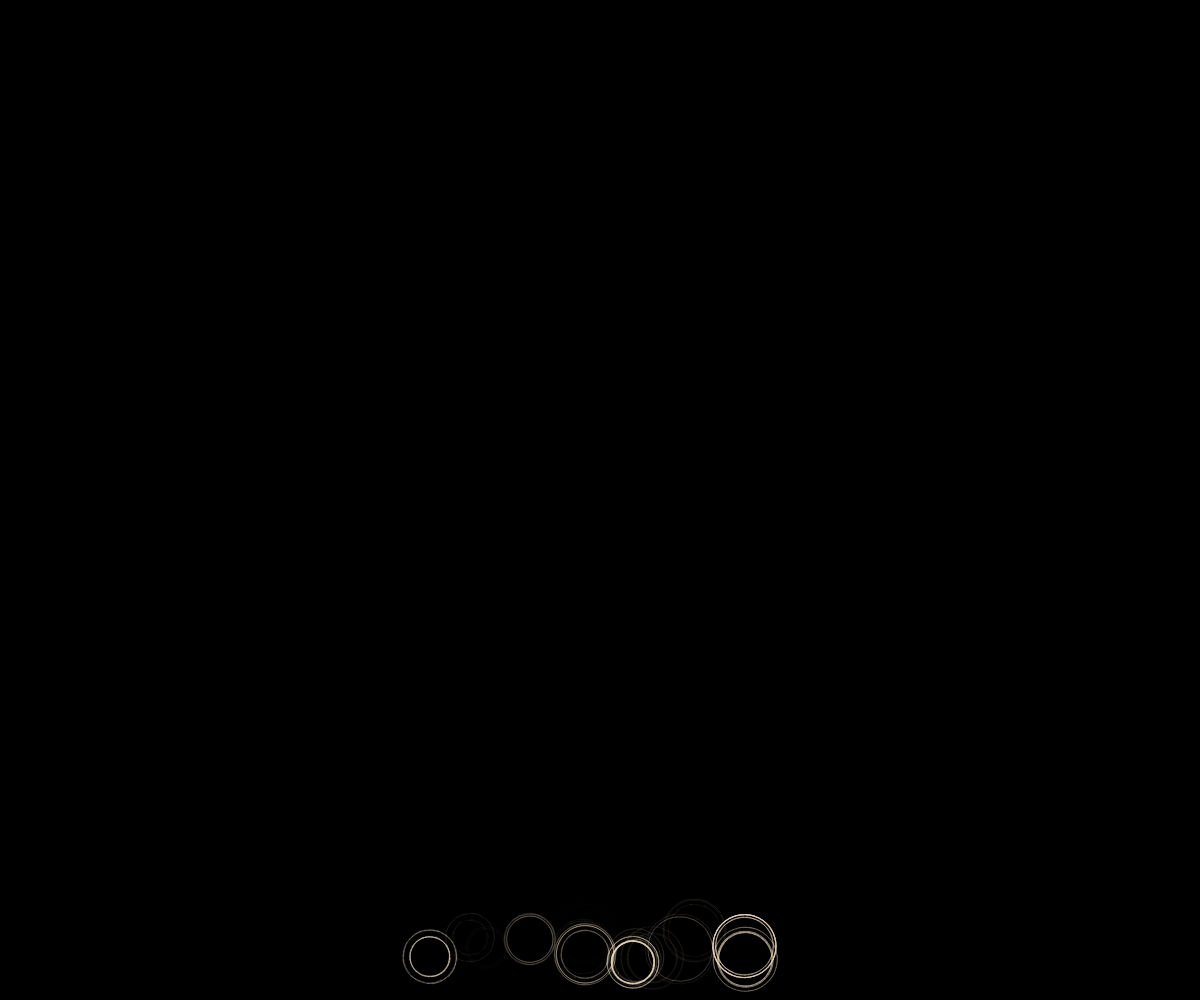
Frame 1 (no input)
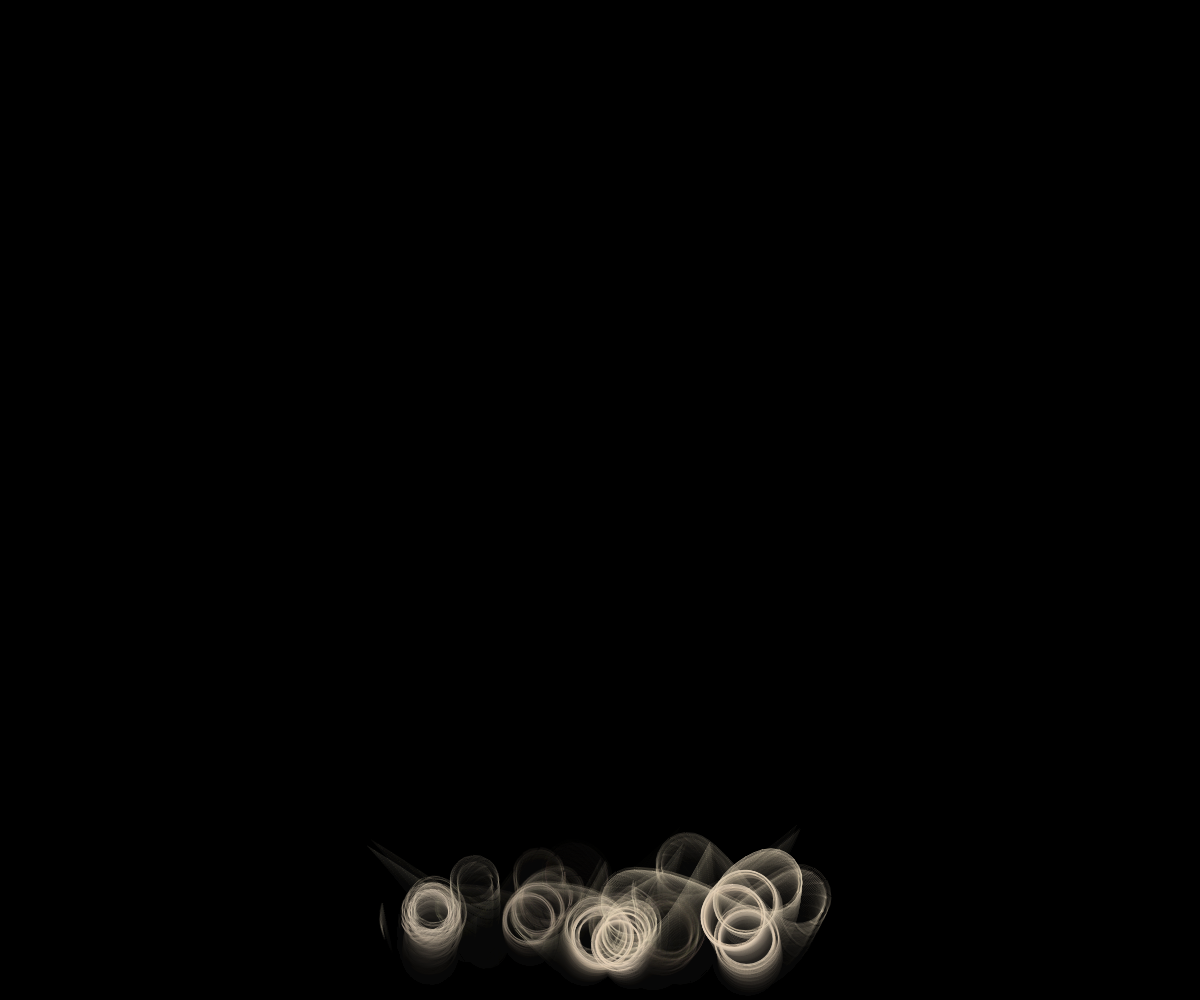
Frame 60 (no input)
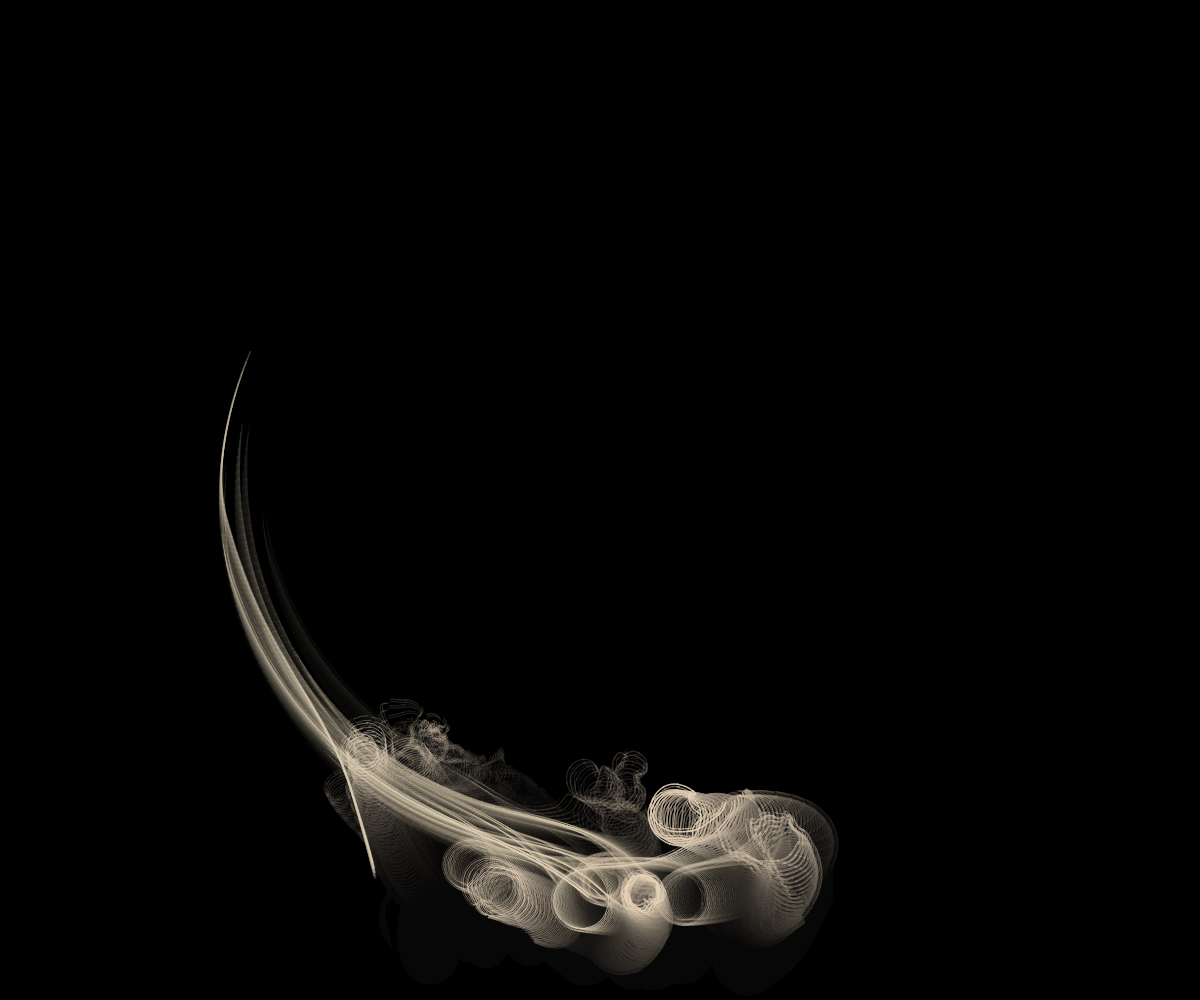
Frame 120 (the mouse pressed at the canvas centre since frame 60)

The p5.js sketch that drew these frames (run headless with seeded random() and noise() and a simulated clock; from frame 60 on, the mouse is pressed at the canvas centre):

// p5.js sketch
// ── sketch.js
let creatures  = [];
let incenseOn  = true;
let spawnTimer = 0;
const MAX = 100;  // 궤도 중 생성을 위해 상한 증가

let isOrbiting = false;
let orbitCenter;
let orbitTimer = 0;
const ORBIT_DURATION = 240; // 4초 (60fps 기준)
let GlobalOrbitRadius = 0;

const SCENTS = {
  sandalwood: { h: 32,  s: 18 },
  lavender:   { h: 260, s: 16 },
  oud:        { h: 22,  s: 14 },
};
let currentScent = 'sandalwood';

const SPD_MIN            = 1.2;
const SPD_MAX            = 2.4;
const SPD_APPROACH_MUL   = 5.0;
const ORBIT_SPD_MIN      = 0.016;
const ORBIT_SPD_MAX      = 0.030;
const HEAD_SWAY_NORMAL   = 1.2;
const HEAD_SWAY_APPROACH = 0.7;
const WAVE_SPD_MIN       = 0.005;
const WAVE_SPD_MAX       = 0.015;

const TRAIL_ALPHA = 18;

// 마우스 밀어내기
const REPEL_RADIUS = 160;
const REPEL_FORCE  = 6;

// 마우스 이전 위치 (속도 계산용)
let prevMouseX = 0;
let prevMouseY = 0;
let mouseVX = 0;
let mouseVY = 0;

class SmokeCreature {
  constructor() {
    this.init();
  }

  init() {
    // 출발 X: 좌우로 퍼질 수 있도록 캔버스 하단 넓은 범위
    this.startX = width * random(0.3, 0.6);
    this.startY = height - 54;

    this.totalLength = (0.7 + random(0.4)) * height;
    this.totalPts    = 60;
    this.segLength   = this.totalLength / this.totalPts;

    let strandRoll = random(1);
    this.strandCount = strandRoll < 0.4 ? 2 : 3;
    this.strandOffsets = [];
    for (let s = 0; s < this.strandCount; s++) {
      this.strandOffsets.push(random(-5, 5));
    }

    let bendRoll = random(1);
    if      (bendRoll < 0.15) this.bendCount = 3;
    else if (bendRoll < 0.57) this.bendCount = 1;
    else                      this.bendCount = 2;

    this.bendInterval = floor(this.totalPts / (this.bendCount + 1));
    this.bendDir      = random() < 0.5 ? 1 : -1;
    this.bendAngle    = radians(random(8, 22));

    // 좌우 퍼짐: 일부 크리쳐는 강한 수평 드리프트
    this.driftX = 0;
    let driftRoll = random(1);
    if (driftRoll < 0.35) {
      // 강한 좌우 드리프트 (캔버스 채움용)
      this.driftX = random([-1, 1]) * random(1.0, 2.2);
    } else if (driftRoll < 0.65) {
      // 약한 드리프트
      this.driftX = random([-1, 1]) * random(0.2, 0.8);
    }
    // 나머지는 driftX = 0 (거의 수직 상승)

    // 드리프트 크리쳐는 maxHeadRadius를 크게 허용
    this.maxHeadRadius = width * (abs(this.driftX) > 0.8 ? 0.5 : 0.12);
    this.headOriginX   = this.startX;

    this.spd       = random(SPD_MIN, SPD_MAX);
    this.nox       = random(9999);
    this.waveSpeed = random(WAVE_SPD_MIN, WAVE_SPD_MAX);

    this.alpha       = 0;
    this.targetAlpha = random(150, 220);
    this.age         = 0;
    this.pull        = 0;
    this.dissolve    = 0;
    this.baseThick   = random(0.6, 1.8);

    this.orbitAngle      = 0;
    this.orbitSpeed      = random(ORBIT_SPD_MIN, ORBIT_SPD_MAX);
    this.orbitRadiusOff  = random(-24, 24);
    this.orbitWaveNox    = random(9999);
    this.orbitWaveAmp    = random(8, 22);
    this.orbitWaveSpd    = random(0.003, 0.009);
    this.onTrack         = false;

    this.blendFactor = 0.0;
    this.blendTarget = 0.0;

    this.activeSegsF = 1.0;
    this.activeSegs  = 1;

    // 밀어내기 누적 속도 (관성)
    this.repelVX = 0;
    this.repelVY = 0;

    this.joints = [];
    for (let i = 0; i < this.totalPts; i++) {
      this.joints.push(createVector(this.startX, this.startY));
    }
  }

  getMyOrbitRadius() {
    return GlobalOrbitRadius + this.orbitRadiusOff;
  }

  getNearestPointOnOrbit() {
    let hx = this.joints[0].x;
    let hy = this.joints[0].y;
    let angle = atan2(hy - orbitCenter.y, hx - orbitCenter.x);
    let r = this.getMyOrbitRadius();
    return {
      x:     orbitCenter.x + cos(angle) * r,
      y:     orbitCenter.y + sin(angle) * r,
      angle: angle
    };
  }

  resolveBlended(blendFactor) {
    let n = this.activeSegs;

    let smokePos = [];
    smokePos.push({ x: this.joints[0].x, y: this.joints[0].y });

    for (let i = 1; i < n; i++) {
      let prev = smokePos[i - 1];
      let curr = this.joints[i];

      let dx = curr.x - prev.x;
      let dy = curr.y - prev.y;
      let actualAngle = atan2(dy, dx);

      let sectionIdx  = min(floor(i / this.bendInterval), this.bendCount);
      let dir         = (sectionIdx % 2 === 0) ? this.bendDir : -this.bendDir;
      let targetAngle = -HALF_PI + this.bendAngle * dir;
      let lerpedAngle = lerpAngle(actualAngle, targetAngle, 0.02);

      if (i > 1) {
        let pprev   = smokePos[i - 2];
        let prevAng = atan2(prev.y - pprev.y, prev.x - pprev.x);
        let diff    = angleDiff(lerpedAngle, prevAng);
        let maxDiff = this.bendAngle + radians(20);
        if (abs(diff) > maxDiff)
          lerpedAngle = prevAng + maxDiff * (diff > 0 ? 1 : -1);
      }

      smokePos.push({
        x: prev.x + cos(lerpedAngle) * this.segLength,
        y: prev.y + sin(lerpedAngle) * this.segLength
      });
    }

    let chainPos = [];
    chainPos.push({ x: this.joints[0].x, y: this.joints[0].y });

    for (let i = 1; i < n; i++) {
      let prev = chainPos[i - 1];
      let curr = this.joints[i];
      let dx = curr.x - prev.x;
      let dy = curr.y - prev.y;
      let d  = sqrt(dx * dx + dy * dy);
      if (d < 0.001) {
        chainPos.push({ x: prev.x, y: prev.y + this.segLength });
      } else {
        chainPos.push({
          x: prev.x + (dx / d) * this.segLength,
          y: prev.y + (dy / d) * this.segLength
        });
      }
    }

    for (let i = 1; i < n; i++) {
      this.joints[i].x = lerp(smokePos[i].x, chainPos[i].x, blendFactor);
      this.joints[i].y = lerp(smokePos[i].y, chainPos[i].y, blendFactor);
    }
  }

  update() {
    this.age++;

    if (this.age < 40)
      this.alpha += (this.targetAlpha - this.alpha) * 0.06;

    if (this.activeSegs < this.totalPts) {
      let headDist = dist(this.joints[0].x, this.joints[0].y, this.startX, this.startY);
      let needed   = headDist / this.segLength + 1;
      this.activeSegsF = constrain(
        lerp(this.activeSegsF, needed, 0.15),
        this.activeSegsF,
        this.totalPts
      );
      this.activeSegs = min(floor(this.activeSegsF) + 1, this.totalPts);
    }

    this.blendFactor += (this.blendTarget - this.blendFactor) * 0.04;

    if (isOrbiting) {
      if (!this.onTrack) {
        this.blendTarget = 0.55;

        let target = this.getNearestPointOnOrbit();
        let hx = this.joints[0].x;
        let hy = this.joints[0].y;
        let dx = target.x - hx;
        let dy = target.y - hy;
        let d  = sqrt(dx * dx + dy * dy);
        let approachSpd = this.spd * SPD_APPROACH_MUL;

        if (d > approachSpd) {
          let headSway = (noise(this.nox) * 2 - 1) * HEAD_SWAY_APPROACH;
          this.nox += this.waveSpeed;
          this.joints[0].x += (dx / d) * approachSpd + headSway;
          this.joints[0].y += (dy / d) * approachSpd;
        } else {
          this.joints[0].x = target.x;
          this.joints[0].y = target.y;
          this.orbitAngle   = target.angle;
          this.onTrack      = true;
        }

        this.pull += (1 - this.pull) * 0.08;
        this.resolveBlended(this.blendFactor);

      } else {
        this.blendTarget = 0.82;
        this.orbitAngle += this.orbitSpeed;
        this.orbitWaveNox += this.orbitWaveSpd;

        let waveDelta = (noise(this.orbitWaveNox) * 2 - 1) * this.orbitWaveAmp;
        let r = this.getMyOrbitRadius() + waveDelta;

        this.joints[0].x = orbitCenter.x + cos(this.orbitAngle) * r;
        this.joints[0].y = orbitCenter.y + sin(this.orbitAngle) * r;

        this.pull += (1 - this.pull) * 0.06;
        this.resolveBlended(this.blendFactor);
      }

    } else {
      // ── 일반 상승 ──
      this.blendTarget = 0.0;
      this.onTrack = false;

      let headSway = (noise(this.nox) * 2 - 1) * HEAD_SWAY_NORMAL;
      this.nox += this.waveSpeed;

      // 기본 이동: 위로 + 드리프트
      this.joints[0].y -= this.spd;
      this.joints[0].x += headSway + this.driftX;

      // ── 마우스 밀어내기 ──
      // 관성 감쇠
      this.repelVX *= 0.82;
      this.repelVY *= 0.82;

      let hx = this.joints[0].x;
      let hy = this.joints[0].y;
      let d  = dist(hx, hy, mouseX, mouseY);

      if (d < REPEL_RADIUS && d > 0.5) {
        // 마우스 이동 속도를 반영한 밀어내기
        let mouseSpdBoost = sqrt(mouseVX * mouseVX + mouseVY * mouseVY) * 0.3;
        let repelStr = map(d, 0, REPEL_RADIUS, REPEL_FORCE + mouseSpdBoost, 0);
        let nx = (hx - mouseX) / d;
        let ny = (hy - mouseY) / d;
        this.repelVX += nx * repelStr;
        this.repelVY += ny * repelStr;
        this.pull += (1 - this.pull) * 0.12;
      } else {
        this.pull += (0 - this.pull) * 0.04;
      }

      // 밀어내기 속도 적용 (상한 클램프)
      let repelMag = sqrt(this.repelVX * this.repelVX + this.repelVY * this.repelVY);
      if (repelMag > 12) {
        this.repelVX = (this.repelVX / repelMag) * 12;
        this.repelVY = (this.repelVY / repelMag) * 12;
      }
      this.joints[0].x += this.repelVX;
      this.joints[0].y += this.repelVY;

      // 드리프트 크리쳐는 화면 양쪽 끝에서 bounce
      if (this.joints[0].x < -50)       this.driftX = abs(this.driftX);
      if (this.joints[0].x > width + 50) this.driftX = -abs(this.driftX);

      this.resolveBlended(this.blendFactor);
    }
  }

  draw() {
    let sc = SCENTS[currentScent];
    push();
    noFill();
    colorMode(HSB, 360, 100, 100, 255);

    for (let s = 0; s < this.strandCount; s++) {
      let offset = this.strandOffsets[s];

      for (let i = 0; i < this.activeSegs - 1; i++) {
        let t = i / (this.totalPts - 1);

        let dissolveEdge = constrain(this.dissolve * 1.8 - (1 - t) * 0.8, 0, 1);
        let a = (this.alpha + this.pull * 35)
                * (t * 0.5 + 0.5)
                * (1 - dissolveEdge);

        let bloom = dissolveEdge * 5 * (1 - t);
        let strandThickMult = s === 0 ? 1.0 : random(0.4, 0.7);
        let sw = this.baseThick * strandThickMult
                 * (t * 0.6 + 0.4)
                 * (1 + this.pull * 0.25)
                 + bloom;

        stroke(sc.h + (1 - t) * 10, sc.s + s * 2, 88 + s * 3, a);
        strokeWeight(sw);

        let pt0 = this.joints[i];
        let pt1 = this.joints[i + 1];

        let perpAngle = p5.Vector.sub(pt1, pt0).heading() + HALF_PI;
        let ox = cos(perpAngle) * offset;
        let oy = sin(perpAngle) * offset;

        let x0 = pt0.x + ox, y0 = pt0.y + oy;
        let x1 = pt1.x + ox, y1 = pt1.y + oy;
        let mx0 = (x0 + x1) / 2;
        let my0 = (y0 + y1) / 2;

        if (i === 0) {
          line(x0, y0, mx0, my0);
        } else {
          let ptPrev = this.joints[i - 1];
          let px = ptPrev.x + ox, py = ptPrev.y + oy;
          let pmx = (px + x0) / 2;
          let pmy = (py + y0) / 2;
          beginShape();
          vertex(pmx, pmy);
          quadraticVertex(x0, y0, mx0, my0);
          endShape();
        }
      }
    }

    colorMode(RGB);
    pop();
  }

  isDead() {
    // 머리가 화면 위·왼쪽·오른쪽으로 완전히 벗어나면 제거
    return this.joints[0].y < -this.totalLength ||
           this.joints[0].x < -this.totalLength ||
           this.joints[0].x > width + this.totalLength;
  }
}

function lerpAngle(a, b, t) {
  let diff = angleDiff(b, a);
  return a + diff * t;
}

function angleDiff(a, b) {
  let d = a - b;
  while (d < -PI) d += TWO_PI;
  while (d >  PI) d -= TWO_PI;
  return d;
}

function setup() {
  createCanvas(windowWidth, windowHeight);
  background(0);
  orbitCenter = createVector(0, 0);
  GlobalOrbitRadius = min(width, height) * 0.36;
  prevMouseX = mouseX;
  prevMouseY = mouseY;

  for (let i = 0; i < 8; i++) {
    let c = new SmokeCreature();
    c.age         = floor(random(200));
    c.alpha       = random(c.targetAlpha);
    c.activeSegs  = c.totalPts;
    c.activeSegsF = c.totalPts;
    creatures.push(c);
  }
}

function draw() {
  noStroke();
  fill(0, TRAIL_ALPHA);
  rect(0, 0, width, height);

  // 마우스 속도 계산
  mouseVX = mouseX - prevMouseX;
  mouseVY = mouseY - prevMouseY;
  prevMouseX = mouseX;
  prevMouseY = mouseY;

  if (isOrbiting) {
    orbitTimer--;
    if (orbitTimer <= 0) isOrbiting = false;
  }

  // 항상(궤도 중 포함) 크리쳐 생성
  if (incenseOn) {
    spawnTimer++;
    if (spawnTimer >= 14 && creatures.length < MAX) {
      spawnTimer = 0;
      creatures.push(new SmokeCreature());
    }
  }

  for (let i = creatures.length - 1; i >= 0; i--) {
    creatures[i].update();
    creatures[i].draw();
    if (creatures[i].isDead()) {
      creatures.splice(i, 1);
    }
  }
}

function mousePressed() {
  isOrbiting = true;
  orbitCenter.set(mouseX, mouseY);
  orbitTimer = ORBIT_DURATION;
  for (let c of creatures) c.onTrack = false;
}

function doubleClicked() {
  creatures = [];
  isOrbiting = false;
  background(0);
  for (let i = 0; i < 8; i++) {
    let c = new SmokeCreature();
    c.age         = 0;
    c.alpha       = 0;
    c.activeSegs  = 1;
    c.activeSegsF = 1;
    creatures.push(c);
  }
}

function windowResized() {
  resizeCanvas(windowWidth, windowHeight);
  GlobalOrbitRadius = min(width, height) * 0.36;
}
